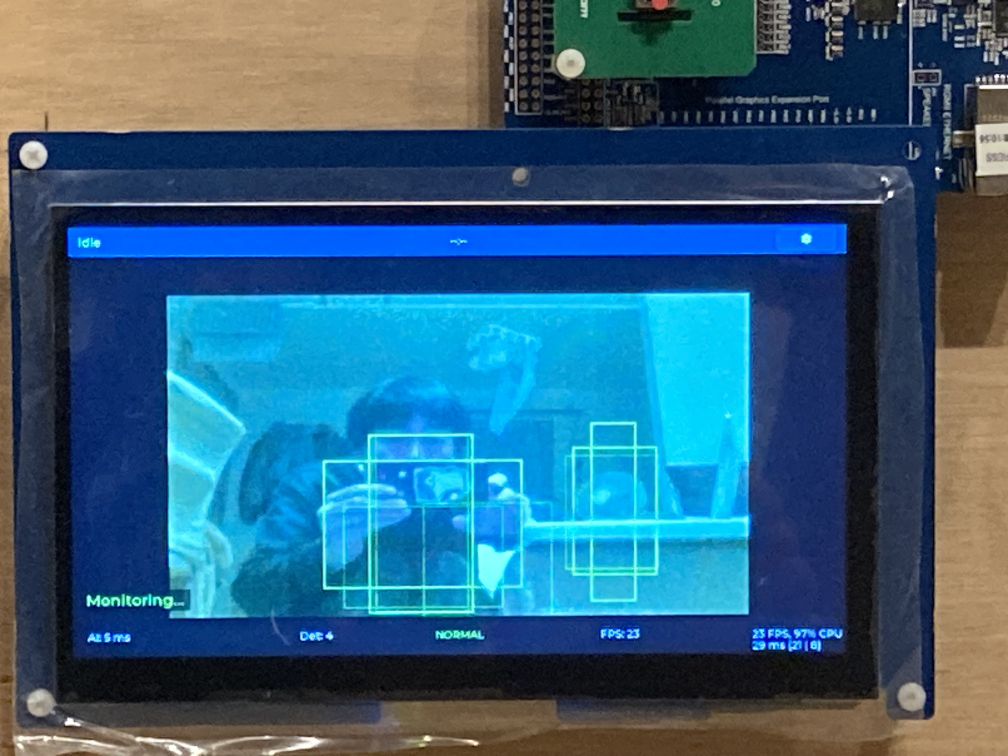
#> input picture doc/analysis_report/images/f003_03f_yolo_fastest_detection_result.jpeg, 4032 x 3024 px (shown at 1/4 size)
$ python -i dataset_cleaning.py   (imports and definitions only)   (older library calls are emulated)
#> lines starting #> are read from the running program, lines starting #| are printed output that depends on the picture
"""
データセットクリーニングスクリプト (Issue #133 / Phase 2A)

YOLO-Fastest 人物検出モデル学習用の統合済みデータセットに対して
以下のクリーニングを実行する:

  1. 低品質画像の検出・除去
     - ぼけ画像 (Laplacian variance が閾値未満)
     - 暗すぎる画像 (輝度平均が閾値未満)
     - 明るすぎる画像 / 白飛び (輝度平均が閾値超過)
  2. ラベル異常の検出・除去
     - 座標値が [0,1] 範囲外
     - 幅/高さが 0 または極小
     - 画像境界をはみ出す bbox
     - 画像/ラベル片側のみ存在
  3. 重複画像の検出・統合
     - perceptual hash (ahash) による near-duplicate 検出
     - 重複する画像群のうち 1 枚だけを残す
  4. 小人物サンプル統計 (除去はしない、確認用)

本スクリプトは Issue #131 で作成したデータセットを破壊的に変更しないよう、
デフォルトでは dry-run (report のみ) で動作する。
`--apply` を指定した場合のみ、対象ファイルをゴミ箱ディレクトリに移動する。

使い方 (Colab 想定):
  python dataset_cleaning.py \
      --dataset /content/dataset \
      --blur-threshold 50 \
      --dark-threshold 25 \
      --bright-threshold 235 \
      --dup-hash-size 8 \
      --dup-hamming-threshold 4 \
      --apply

使い方 (dry-run / ローカル):
  python dataset_cleaning.py --dataset ./dataset

Notes:
- 本スクリプトは numpy/Pillow のみに依存する。OpenCV が使える環境では
  より高速な blur 検出 (cv2.Laplacian) を自動で使う。
- `--apply` 時、削除対象は `<dataset>/_removed_phase2/` 以下に移動する
  (物理削除しない = 切り戻し可能)
- Ran on Colab after Step 2 (dataset unzip), before Step 3 (cfg generation).
"""

from __future__ import annotations

import argparse
import json
import shutil
import sys
from collections import defaultdict
from pathlib import Path

import numpy as np
from PIL import Image, ImageFilter, ImageStat

try:
    import cv2  # type: ignore

    HAS_CV2 = True
except ImportError:
    HAS_CV2 = False


IMAGE_EXTENSIONS = {".jpg", ".jpeg", ".png", ".bmp"}


# ---------------------------------------------------------------------------
# 基本ユーティリティ
# ---------------------------------------------------------------------------

# [45 lines left out: functions iter_images, label_path_for, move_to_removed, remove_pair, not called in this run]


# ---------------------------------------------------------------------------
# Check 1: 低品質画像検出
# ---------------------------------------------------------------------------

def laplacian_variance(image_path: Path) -> float:
    """Laplacian variance (ぼけ指標)。値が小さいほどぼけている。

    NOTE: OpenCV (cv2.Laplacian) と Pillow (FIND_EDGES) では値域が
    大きく異なる。--blur-threshold のデフォルト値 (50) は OpenCV 用。
    Pillow fallback 使用時はスクリプト起動時に警告を表示する。
    Colab には OpenCV が標準で入っているため、通常は cv2 経路が使われる。
    """
    if HAS_CV2:
        img = cv2.imread(str(image_path), cv2.IMREAD_GRAYSCALE)
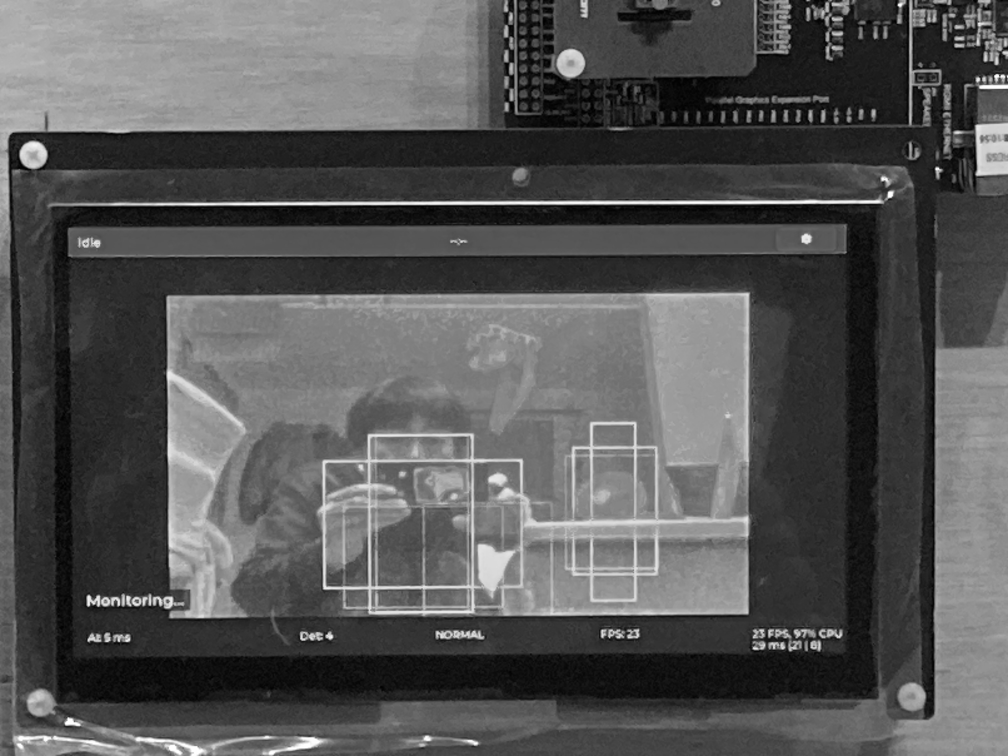
#> img: shape (3024, 4032) (shown at 1/4 size); min 0, max 255, mean 85.7
        if img is None:
            return -1.0
        return float(cv2.Laplacian(img, cv2.CV_64F).var())
    # Pillow fallback: FIND_EDGES の variance は cv2.Laplacian と値域が異なる。
    # cv2.Laplacian: 典型 10-1000、Pillow FIND_EDGES.var: 典型 100-10000+
    # Pillow 用の推奨閾値は --blur-threshold 500 程度。
    img = Image.open(image_path).convert("L")
    edges = img.filter(ImageFilter.FIND_EDGES)
    arr = np.asarray(edges, dtype=np.float32)
    return float(arr.var())


# [154 lines left out: functions brightness_mean, check_low_quality_images, check_label_issues, average_hash, not called in this run]


def hamming_distance(a: int, b: int) -> int:
    return bin(a ^ b).count("1")


# [327 lines left out: functions check_duplicates, print_report, apply_cleaning, main, not called in this run]


# [2 lines not run here, left out]

>>> result = laplacian_variance('../../doc/analysis_report/images/f003_03f_yolo_fastest_detection_result.jpeg')
#> result = 5.43
